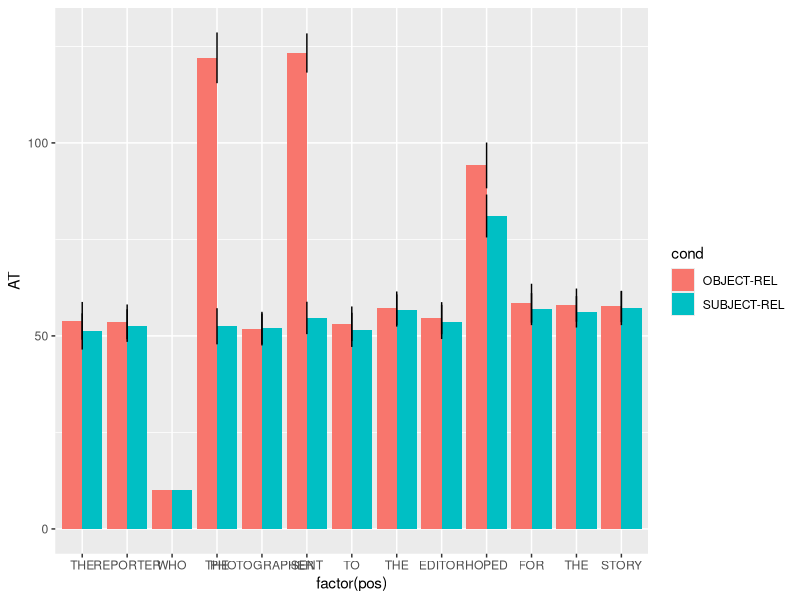
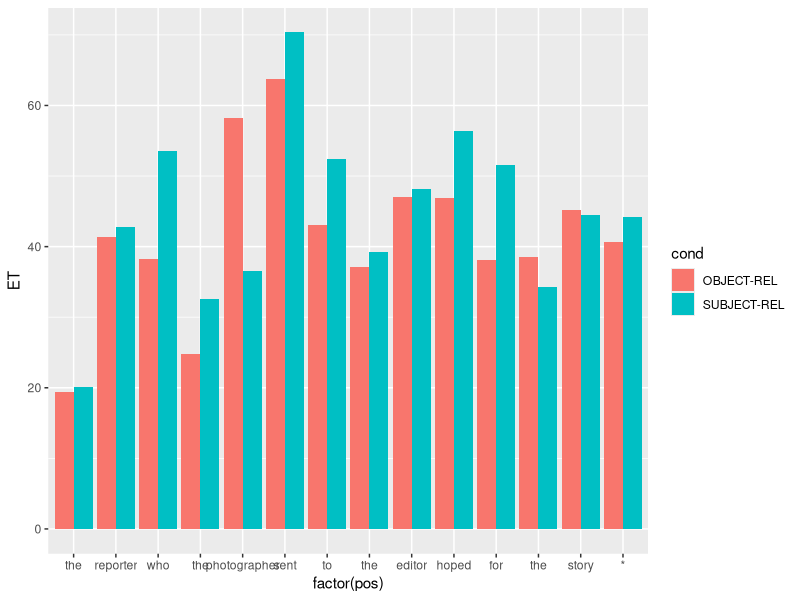
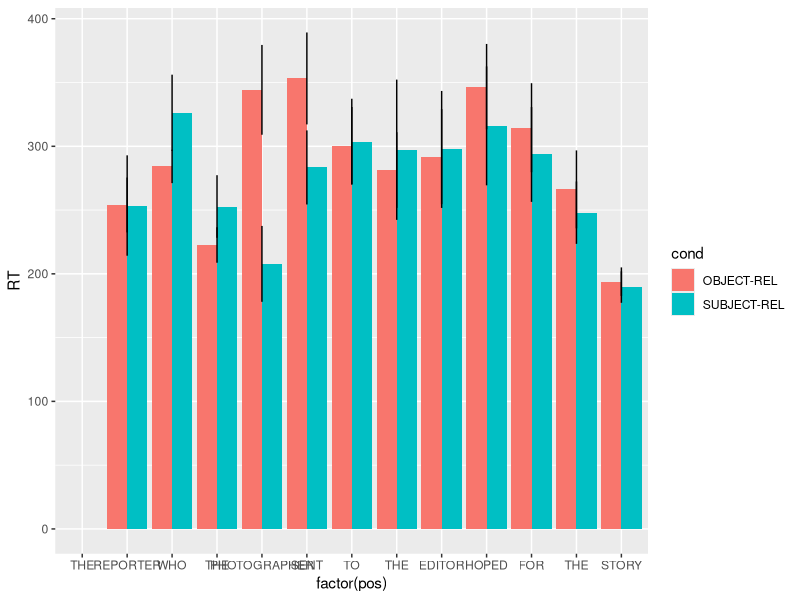
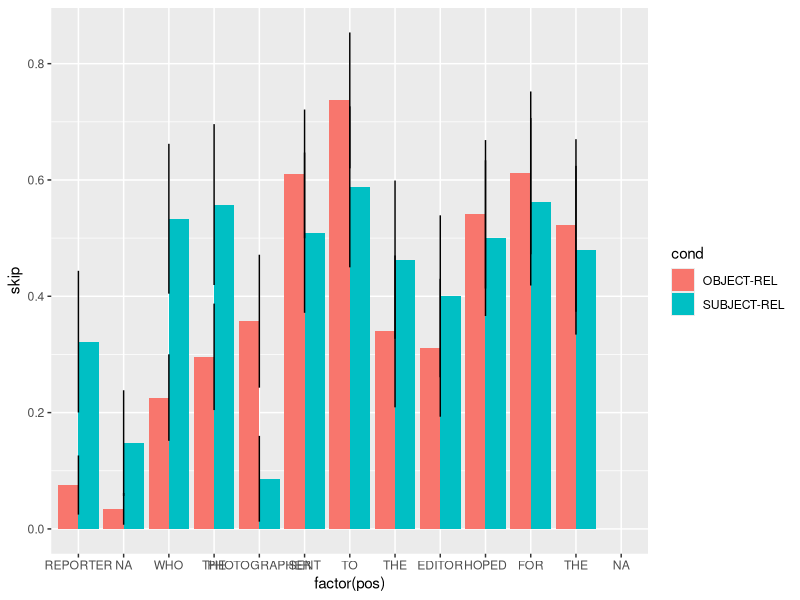
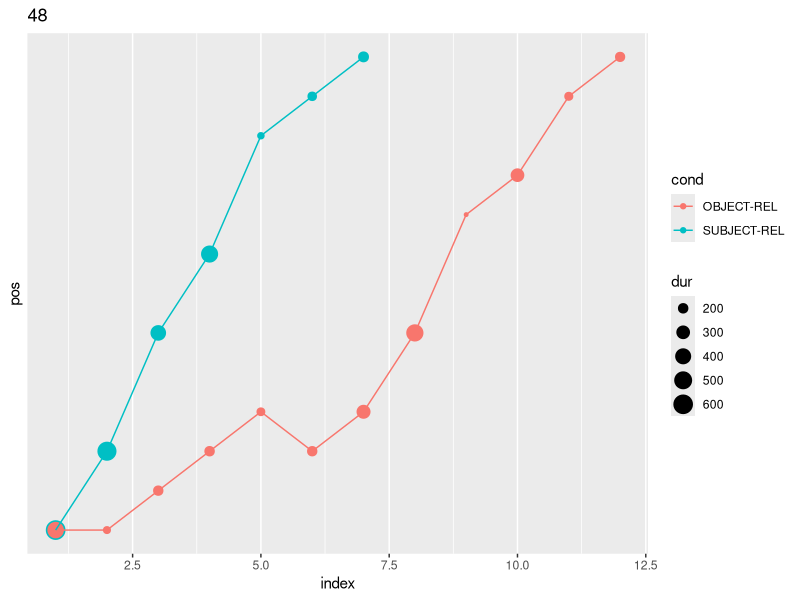

The R script that drew these images, in order:
rm(list=ls())
# library(em2)
library(reshape)
library(ggplot2)

## Function for computing confidence intervals
ci <- function (x) 
{
    m <- mean(x, na.rm = TRUE)
    n <- length(x[!is.na(x)])
    s <- sd(x, na.rm = TRUE)
    upper <- m + qt(0.975, df = n - 1) * (s/sqrt(n))
    lower <- m + qt(0.025, df = n - 1) * (s/sqrt(n))
    return(data.frame(lower = lower, upper = upper))
}

##------------------------------------------------------------
## READ SIMULATION DATA
##------------------------------------------------------------
f <- read.table("fixations.txt", header=T)
colnames(f) <- c("exp","iteration","cond","pos","word","dur")
f$cond <- factor(f$cond)
head(f)
summary(f)


##------------------------------------------------------------
## READ ADDITIONAL INFO
##------------------------------------------------------------
m <- f

## ATTACHMENT TIMES:
att <- read.table("attachments.txt", header=TRUE)
colnames(att) <- c("exp","iteration","cond","pos","word","AT")
att$cond <- factor(att$cond)
dim(m)
m <- merge(m[-5], att, by=c("exp","iteration","cond","pos"), all.x=TRUE, all.y=TRUE)
dim(m)
m <- subset(m, pos!=1)

## ENCODING TIMES:
enc <- read.table("enctimes.txt", header=TRUE)
colnames(enc) <- c("exp","iteration","cond","pos","word","ET","ecc","freq")
enc$cond <- factor(enc$cond)
enc$iteration <- factor(enc$iteration)
dim(m)
m <- merge(m, enc[-5], by=c("exp","iteration","cond","pos"), all.x=TRUE)
dim(m)

## SKIPPINGS ##
m$dur[is.na(m$dur)] <- 0
m$skip <- 0
m$skip[m$dur==0] <- 1


##------------------------------------------------------------
## MEANS
##------------------------------------------------------------

## ATT
at <- cast(att, cond+pos+word~., function(x) c(M=mean(x), SE=sd(x)/sqrt(length(x))), value="AT")
colnames(at)[4] <- "AT"
## ENC
et <- cast(enc, cond+pos+word~., mean, value="ET")
colnames(et)[4] <- "ET"
## RT
rt <- cast(subset(m, dur!=0 & !is.na(word)), cond+pos+word~., function(x) c(M=mean(x), SE=sd(x)/sqrt(length(x))), value="dur")
colnames(rt)[4] <- "RT"
# merge
rt <- merge(rt[-3], at, by=c("cond","pos"), all.x=TRUE, all.y=TRUE)
rt$RT[is.na(rt$RT)] <- 0
# sort rows of dataframe
rt <- rt[with(rt, order(cond,pos)), ]
## SKIP
skip <- cast(m, cond+pos+word~., function(x) c(M=mean(x), N=length(x)), value="skip")
skip$SE <- sqrt(skip$M*(1-skip$M))/sqrt(skip$N)
skip$CI.lower <- skip$M + qt(.025, df=skip$N-1) * skip$SE
skip$CI.upper <- skip$M + qt(.975, df=skip$N-1) * skip$SE
colnames(skip)[4] <- "skip"


##------------------------------------------------------------
## PLOTS
##------------------------------------------------------------

## PLOT ATTACHMENT TIMES ##
(pa <- ggplot(at, aes(factor(pos), AT, fill=cond)) + geom_bar(stat="identity", position="dodge") + scale_x_discrete(labels=at$word) + geom_errorbar(aes(max=AT+2*SE, min=AT-2*SE, width=0)))
ggsave(pa, file="plot-attachment-times.pdf")

## PLOT ENCODING TIMES ##
(pe <- ggplot(et, aes(factor(pos), ET, fill=cond)) + geom_bar(stat="identity", position="dodge") + scale_x_discrete(labels=et$word))
ggsave(pe, file="plot-encoding-times.pdf")

## PLOT READING TIMES ##
(pr <- ggplot(rt, aes(factor(pos), RT, group=cond, fill=cond)) + geom_bar(stat="identity", position="dodge") + scale_x_discrete(labels=rt$word) + geom_errorbar(aes(max=RT+2*SE.x, min=RT-2*SE.x, width=0)))
ggsave(pr, file="plot-reading-times.pdf")

## PLOT SKIPPING RATES ##
(ps <- ggplot(skip, aes(factor(pos), skip, group=cond, fill=cond)) + geom_bar(stat="identity", position="dodge") + scale_x_discrete(labels=skip$word) + geom_errorbar(aes(max=CI.upper, min=CI.lower, width=0)))
ggsave(ps, file="plot-skipping-rate.pdf")


##------------------------------------------------------------
## SCANPATHS
##------------------------------------------------------------
f$index <- NA
for(i in unique(f$iteration)){
	for(c in f$cond){
		s <- (f$iteration==i & f$cond==c)
		f$index[s] <- 1:length(f$pos[s])
	}
}

## PLOT SCANPATH OF RANDOM TRIAL ##
if(length(unique(f$iteration))>1) i <- sample(unique(f$iteration),1) else i <- unique(f$iteration)
f1 <- subset(f, iteration%in%i)
(p3 <- ggplot(f1, aes(index, pos, group=cond, col=cond)) + geom_point(aes(size=dur)) + geom_line() + scale_y_discrete(labels=rt$word[rt$cond==levels(rt$cond)[1]]) + ggtitle(i))
ggsave(p3, file="plot-scanpath.pdf")

## PLOT SCANPATH OF 7 RANDOM TRIALS ##
if(length(unique(f$iteration))>1){
	i <- sample(unique(f$iteration),7)
	f1 <- subset(f, iteration%in%i)
	(p4 <- ggplot(f1, aes(index, pos, group=cond, col=cond)) + geom_point(aes(size=dur)) + geom_line() + facet_grid(.~iteration) + scale_y_discrete(labels=rt$word[rt$cond==levels(rt$cond)[1]]) + theme(legend.position="bottom"))
	ggsave(p4, file="plot-7scanpaths.pdf", width=13, height=6)
}
